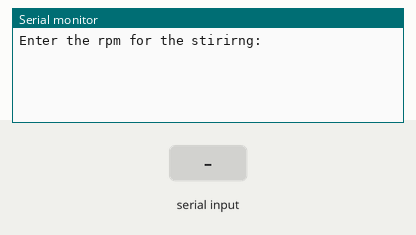
This sketch was run on a simulated Arduino Uno, built with avr-gcc and run on an emulated ATmega328P. On the bench: the last lines printed to the serial monitor. The inputs (shaded band) are chosen by the test bench.

Above: at 0.9 s.
1.0 s: "90,45\n" received over Serial
At 1.4 s:
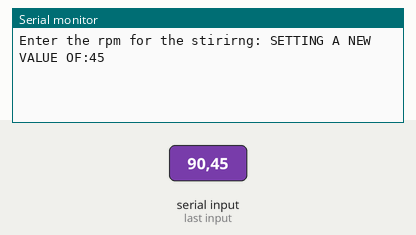
4.0 s: "30,150\n" received over Serial
At 5.7 s:
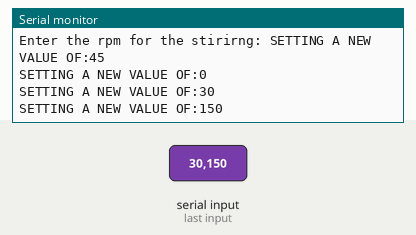
Timing chart, 0 to 7.2 s (numbered marks = the images above; inputs shaded):
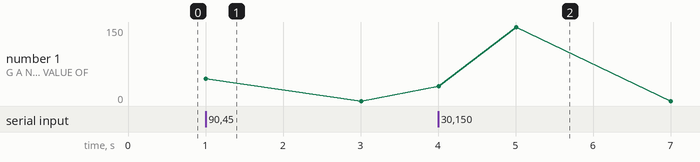

Measured:
- after the input at 1.0 s, the serial monitor: prints a new line at once (image 1)
- after the input at 4.0 s, the serial monitor: prints a new line at once (image 2)

The sketch:

userInput.ino
```cpp
//REMOVE EXTRA PRINT STATEMENTS ONCE COMPLETE
//DONT EDIT UNLESS YOU KNOW WHAT YOURE DOING

int input_rpm;

void setup() {

Serial.begin(9600);
  //pinMode(sensorPin, INPUT);
  Serial.print("Enter the rpm for the stirirng: ");
  while (Serial.available() == 0);  //While Loops until user input.
    input_rpm = Serial.parseInt();

}

void loop() {


  if (Serial.available() == 0) {    //Checks if input field has no value

    Serial.println(input_rpm);      //input_rpm remains unchanged
  }

  else {                        //input field has a value
    input_rpm = Serial.parseInt();    //Changes input_rpm
    Serial.print("SETTING A NEW VALUE OF:");
    Serial.println(input_rpm);
    delay(1000);
  }

}
```
